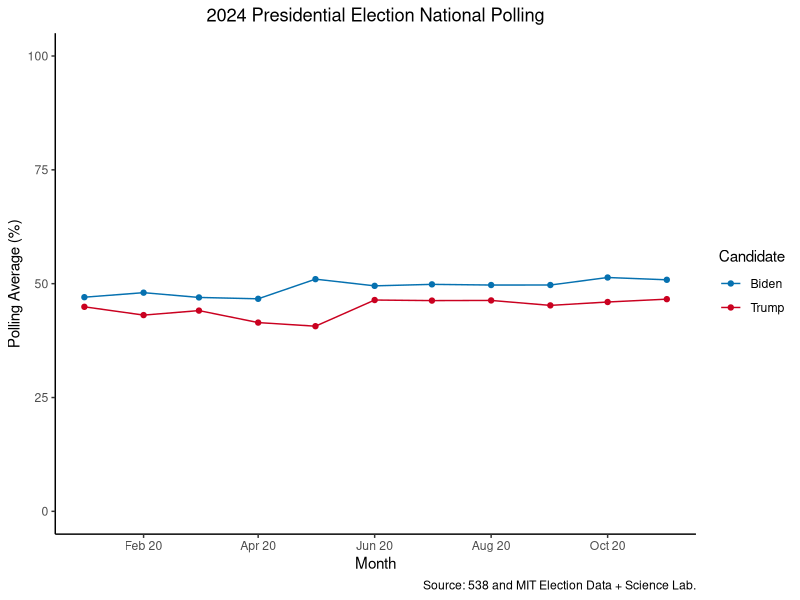
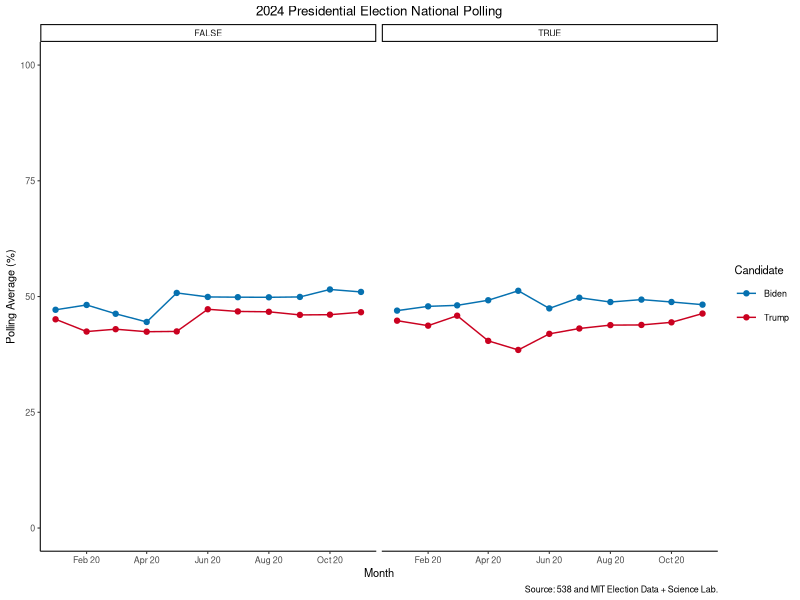
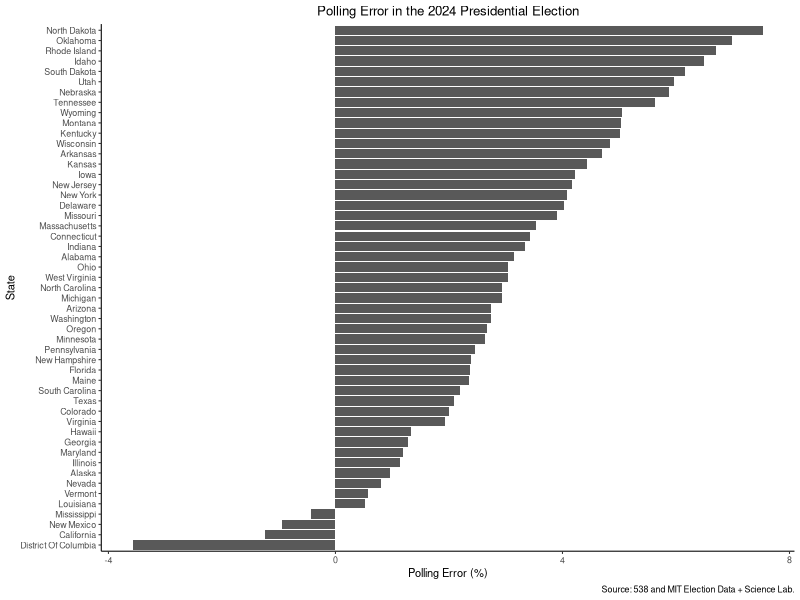

These charts were generated, in order, by the following R code:
## ---- chunk 1
#| label: setup

library(tidyverse)
polls <- read_csv("presidential_polls_2020.csv")
## ---- chunk 2
polls |>
  filter(answer %in% c("Biden", "Trump") & numeric_grade >= 2 & !is.na(state)) |>
  mutate(end_date = mdy(end_date),
         month = month(end_date),
         year = year(end_date)) |>
  group_by(answer, month, year) |>
  summarize(pct = mean(pct, na.rm = T)) |>
  mutate(date = make_date(year, month)) |>
  ggplot(aes(x = date, y = pct, color = answer)) +
  geom_point() +
  geom_line() +
  scale_x_date(date_breaks = "2 months", date_labels = "%b %y") +
  scale_y_continuous(limits = c(0,100)) +
  scale_color_manual(values = c("#0671B0", "#CA0120")) +
  labs(x = "Month",
       y = "Polling Average (%)",
       color = "Candidate",
       title = "2024 Presidential Election National Polling",
       caption = "Source: 538 and MIT Election Data + Science Lab.") +
  theme_classic() +
  theme(plot.title = element_text(hjust = .5))
## ---- chunk 3
polls |>
  filter(answer %in% c("Biden", "Trump") & numeric_grade >= 2 & !is.na(state)) |>
  mutate(end_date = mdy(end_date),
         month = month(end_date),
         year = year(end_date),
         live = str_detect(methodology, "Live Phone")) |>
  group_by(live, answer, month, year) |>
  summarize(pct = mean(pct, na.rm = T)) |>
  mutate(date = make_date(year, month)) |>
  ggplot(aes(x = date, y = pct, color = answer)) +
  geom_point() +
  geom_line() +
  scale_x_date(date_breaks = "2 months", date_labels = "%b %y") +
  scale_y_continuous(limits = c(0,100)) +
  scale_color_manual(values = c("#0671B0", "#CA0120")) +
  labs(x = "Month",
       y = "Polling Average (%)",
       color = "Candidate",
       title = "2024 Presidential Election National Polling",
       caption = "Source: 538 and MIT Election Data + Science Lab.") +
  theme_classic(base_size = 8) +
  theme(plot.title = element_text(hjust = .5)) +
  facet_wrap(~ live)
## ---- chunk 4
#| output: asis
#| echo: false

writeLines("> Polls with live phone interviews were better at capturing late movement towards Trump than non-live phone interview polls.")
## ---- chunk 5
elec <- read_csv("2020-president.csv")
elec <- elec |>
  filter(candidate_name == "Biden") |>
  mutate(two_party_vote = two_party_vote*100)

polls |>
  mutate(date = mdy(end_date)) |>
  filter(answer %in% c("Biden", "Trump") &
           numeric_grade >= 2 &
           date >= mdy("10-15-2020") &
           !is.na(state)) |>
  pivot_wider(names_from = answer, values_from = pct) |>
  mutate(BidenShare = Biden/(Biden+Trump)*100,
         state = str_to_upper(state)) |>
  group_by(state) |>
  summarize(BidenTwoParty = mean(BidenShare, na.rm = T)) |>
  inner_join(elec) |>
  mutate(difference = BidenTwoParty - two_party_vote,
         state = str_to_title(state),
         state = fct(state),
         state = fct_reorder(state, difference)) |>
  ggplot() +
  geom_col(aes(y = state, x = difference)) +
  labs(x = "Polling Error (%)",
       y = "State",
       title = "Polling Error in the 2024 Presidential Election",
       caption = "Source: 538 and MIT Election Data + Science Lab.") +
  theme_classic(base_size = 8) +
  theme(plot.title = element_text(hjust = .5))
## ---- chunk 6
#| output: asis
#| echo: false

writeLines("> Some of the largest polling errors were in states that are not competitive, meaning that there probably was not much polling in those states. However, most states have a polling error which overestimates Biden's vote share, suggesting a general pattern in 2020 election polling to overestimate Biden.")
